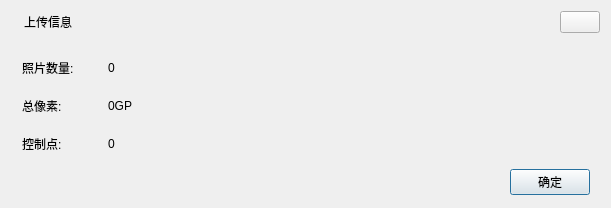
<?xml version="1.0" encoding="UTF-8"?>
<ui version="4.0">
 <class>SummaryBoxUpload</class>
 <widget class="QDialog" name="SummaryBoxUpload">
  <property name="geometry">
   <rect>
    <x>0</x>
    <y>0</y>
    <width>611</width>
    <height>208</height>
   </rect>
  </property>
  <property name="sizePolicy">
   <sizepolicy hsizetype="Ignored" vsizetype="Preferred">
    <horstretch>0</horstretch>
    <verstretch>0</verstretch>
   </sizepolicy>
  </property>
  <property name="font">
   <font>
    <family>Arial</family>
   </font>
  </property>
  <property name="windowTitle">
   <string notr="true"/>
  </property>
  <property name="styleSheet">
   <string notr="true"/>
  </property>
  <layout class="QVBoxLayout" name="verticalLayout_3">
   <property name="spacing">
    <number>0</number>
   </property>
   <property name="sizeConstraint">
    <enum>QLayout::SetDefaultConstraint</enum>
   </property>
   <property name="leftMargin">
    <number>0</number>
   </property>
   <property name="topMargin">
    <number>0</number>
   </property>
   <property name="rightMargin">
    <number>0</number>
   </property>
   <property name="bottomMargin">
    <number>0</number>
   </property>
   <item>
    <widget class="QWidget" name="widgetMain" native="true">
     <layout class="QVBoxLayout" name="verticalLayout">
      <property name="spacing">
       <number>0</number>
      </property>
      <property name="leftMargin">
       <number>1</number>
      </property>
      <property name="topMargin">
       <number>1</number>
      </property>
      <property name="rightMargin">
       <number>1</number>
      </property>
      <property name="bottomMargin">
       <number>1</number>
      </property>
      <item>
       <widget class="QWidget" name="widgetTitle" native="true">
        <property name="sizePolicy">
         <sizepolicy hsizetype="Preferred" vsizetype="Fixed">
          <horstretch>0</horstretch>
          <verstretch>0</verstretch>
         </sizepolicy>
        </property>
        <layout class="QHBoxLayout" name="horizontalLayout_2">
         <property name="spacing">
          <number>6</number>
         </property>
         <property name="leftMargin">
          <number>10</number>
         </property>
         <property name="topMargin">
          <number>10</number>
         </property>
         <property name="rightMargin">
          <number>10</number>
         </property>
         <property name="bottomMargin">
          <number>10</number>
         </property>
         <item>
          <widget class="QLabel" name="label_logo">
           <property name="text">
            <string/>
           </property>
          </widget>
         </item>
         <item>
          <widget class="QLabel" name="lab_title">
           <property name="sizePolicy">
            <sizepolicy hsizetype="Expanding" vsizetype="Preferred">
             <horstretch>0</horstretch>
             <verstretch>0</verstretch>
            </sizepolicy>
           </property>
           <property name="text">
            <string notr="true">上传信息</string>
           </property>
           <property name="alignment">
            <set>Qt::AlignLeading|Qt::AlignLeft|Qt::AlignVCenter</set>
           </property>
          </widget>
         </item>
         <item>
          <widget class="QWidget" name="widget_menu" native="true">
           <property name="sizePolicy">
            <sizepolicy hsizetype="Minimum" vsizetype="Preferred">
             <horstretch>0</horstretch>
             <verstretch>0</verstretch>
            </sizepolicy>
           </property>
           <layout class="QHBoxLayout" name="horizontalLayout">
            <property name="spacing">
             <number>0</number>
            </property>
            <property name="leftMargin">
             <number>0</number>
            </property>
            <property name="topMargin">
             <number>0</number>
            </property>
            <property name="rightMargin">
             <number>0</number>
            </property>
            <property name="bottomMargin">
             <number>0</number>
            </property>
            <item>
             <widget class="QPushButton" name="btnClose">
              <property name="sizePolicy">
               <sizepolicy hsizetype="Fixed" vsizetype="Fixed">
                <horstretch>0</horstretch>
                <verstretch>0</verstretch>
               </sizepolicy>
              </property>
              <property name="cursor">
               <cursorShape>ArrowCursor</cursorShape>
              </property>
              <property name="focusPolicy">
               <enum>Qt::NoFocus</enum>
              </property>
              <property name="toolTip">
               <string>关闭</string>
              </property>
              <property name="text">
               <string/>
              </property>
              <property name="autoDefault">
               <bool>false</bool>
              </property>
              <property name="flat">
               <bool>false</bool>
              </property>
             </widget>
            </item>
           </layout>
          </widget>
         </item>
        </layout>
       </widget>
      </item>
      <item>
       <widget class="QWidget" name="widgetBody" native="true">
        <property name="sizePolicy">
         <sizepolicy hsizetype="Preferred" vsizetype="Expanding">
          <horstretch>0</horstretch>
          <verstretch>0</verstretch>
         </sizepolicy>
        </property>
        <property name="styleSheet">
         <string notr="true"/>
        </property>
        <layout class="QVBoxLayout" name="verticalLayout_2">
         <property name="spacing">
          <number>6</number>
         </property>
         <property name="leftMargin">
          <number>20</number>
         </property>
         <property name="topMargin">
          <number>9</number>
         </property>
         <property name="rightMargin">
          <number>20</number>
         </property>
         <property name="bottomMargin">
          <number>9</number>
         </property>
         <item>
          <layout class="QHBoxLayout" name="horizontalLayout_8">
           <property name="leftMargin">
            <number>1</number>
           </property>
           <property name="topMargin">
            <number>1</number>
           </property>
           <property name="rightMargin">
            <number>1</number>
           </property>
           <property name="bottomMargin">
            <number>1</number>
           </property>
           <item>
            <widget class="QLabel" name="label_9">
             <property name="sizePolicy">
              <sizepolicy hsizetype="Fixed" vsizetype="Preferred">
               <horstretch>0</horstretch>
               <verstretch>0</verstretch>
              </sizepolicy>
             </property>
             <property name="minimumSize">
              <size>
               <width>80</width>
               <height>0</height>
              </size>
             </property>
             <property name="maximumSize">
              <size>
               <width>80</width>
               <height>16777215</height>
              </size>
             </property>
             <property name="text">
              <string>照片数量:</string>
             </property>
            </widget>
           </item>
           <item>
            <widget class="QLabel" name="label_pic_total">
             <property name="sizePolicy">
              <sizepolicy hsizetype="Expanding" vsizetype="Preferred">
               <horstretch>0</horstretch>
               <verstretch>0</verstretch>
              </sizepolicy>
             </property>
             <property name="text">
              <string notr="true">0</string>
             </property>
            </widget>
           </item>
           <item>
            <spacer name="horizontalSpacer_7">
             <property name="orientation">
              <enum>Qt::Horizontal</enum>
             </property>
             <property name="sizeHint" stdset="0">
              <size>
               <width>40</width>
               <height>20</height>
              </size>
             </property>
            </spacer>
           </item>
          </layout>
         </item>
         <item>
          <layout class="QHBoxLayout" name="horizontalLayout_5">
           <property name="leftMargin">
            <number>1</number>
           </property>
           <property name="topMargin">
            <number>1</number>
           </property>
           <property name="rightMargin">
            <number>1</number>
           </property>
           <property name="bottomMargin">
            <number>1</number>
           </property>
           <item>
            <widget class="QLabel" name="label_3">
             <property name="sizePolicy">
              <sizepolicy hsizetype="Fixed" vsizetype="Preferred">
               <horstretch>0</horstretch>
               <verstretch>0</verstretch>
              </sizepolicy>
             </property>
             <property name="minimumSize">
              <size>
               <width>80</width>
               <height>0</height>
              </size>
             </property>
             <property name="maximumSize">
              <size>
               <width>80</width>
               <height>16777215</height>
              </size>
             </property>
             <property name="text">
              <string>总像素:</string>
             </property>
            </widget>
           </item>
           <item>
            <widget class="QLabel" name="label_pix_total">
             <property name="sizePolicy">
              <sizepolicy hsizetype="Expanding" vsizetype="Preferred">
               <horstretch>0</horstretch>
               <verstretch>0</verstretch>
              </sizepolicy>
             </property>
             <property name="text">
              <string notr="true">0GP</string>
             </property>
            </widget>
           </item>
           <item>
            <spacer name="horizontalSpacer_4">
             <property name="orientation">
              <enum>Qt::Horizontal</enum>
             </property>
             <property name="sizeHint" stdset="0">
              <size>
               <width>40</width>
               <height>20</height>
              </size>
             </property>
            </spacer>
           </item>
          </layout>
         </item>
         <item>
          <layout class="QHBoxLayout" name="horizontalLayout_7">
           <property name="leftMargin">
            <number>1</number>
           </property>
           <property name="topMargin">
            <number>1</number>
           </property>
           <property name="rightMargin">
            <number>1</number>
           </property>
           <property name="bottomMargin">
            <number>1</number>
           </property>
           <item>
            <widget class="QLabel" name="label_7">
             <property name="sizePolicy">
              <sizepolicy hsizetype="Fixed" vsizetype="Preferred">
               <horstretch>0</horstretch>
               <verstretch>0</verstretch>
              </sizepolicy>
             </property>
             <property name="minimumSize">
              <size>
               <width>80</width>
               <height>0</height>
              </size>
             </property>
             <property name="maximumSize">
              <size>
               <width>80</width>
               <height>16777215</height>
              </size>
             </property>
             <property name="text">
              <string>控制点:</string>
             </property>
            </widget>
           </item>
           <item>
            <widget class="QLabel" name="label_ctrl_point">
             <property name="sizePolicy">
              <sizepolicy hsizetype="Expanding" vsizetype="Preferred">
               <horstretch>0</horstretch>
               <verstretch>0</verstretch>
              </sizepolicy>
             </property>
             <property name="text">
              <string notr="true">0</string>
             </property>
            </widget>
           </item>
           <item>
            <spacer name="horizontalSpacer_6">
             <property name="orientation">
              <enum>Qt::Horizontal</enum>
             </property>
             <property name="sizeHint" stdset="0">
              <size>
               <width>40</width>
               <height>20</height>
              </size>
             </property>
            </spacer>
           </item>
          </layout>
         </item>
         <item>
          <widget class="QWidget" name="group" native="true">
           <property name="sizePolicy">
            <sizepolicy hsizetype="Preferred" vsizetype="Preferred">
             <horstretch>0</horstretch>
             <verstretch>0</verstretch>
            </sizepolicy>
           </property>
           <layout class="QHBoxLayout" name="horizontalLayout_3">
            <property name="leftMargin">
             <number>0</number>
            </property>
            <property name="topMargin">
             <number>0</number>
            </property>
            <property name="rightMargin">
             <number>0</number>
            </property>
            <property name="bottomMargin">
             <number>0</number>
            </property>
            <item>
             <spacer name="horizontalSpacer">
              <property name="orientation">
               <enum>Qt::Horizontal</enum>
              </property>
              <property name="sizeHint" stdset="0">
               <size>
                <width>40</width>
                <height>20</height>
               </size>
              </property>
             </spacer>
            </item>
            <item>
             <widget class="QPushButton" name="btnOk">
              <property name="cursor">
               <cursorShape>PointingHandCursor</cursorShape>
              </property>
              <property name="focusPolicy">
               <enum>Qt::StrongFocus</enum>
              </property>
              <property name="styleSheet">
               <string notr="true"/>
              </property>
              <property name="text">
               <string>确定</string>
              </property>
              <property name="default">
               <bool>true</bool>
              </property>
              <property name="flat">
               <bool>false</bool>
              </property>
             </widget>
            </item>
           </layout>
          </widget>
         </item>
        </layout>
       </widget>
      </item>
     </layout>
    </widget>
   </item>
  </layout>
 </widget>
 <resources>
  <include location="../QRenderBus.qrc"/>
 </resources>
 <connections>
  <connection>
   <sender>btnClose</sender>
   <signal>clicked()</signal>
   <receiver>SummaryBoxUpload</receiver>
   <slot>reject()</slot>
   <hints>
    <hint type="sourcelabel">
     <x>588</x>
     <y>33</y>
    </hint>
    <hint type="destinationlabel">
     <x>532</x>
     <y>98</y>
    </hint>
   </hints>
  </connection>
  <connection>
   <sender>btnOk</sender>
   <signal>clicked()</signal>
   <receiver>SummaryBoxUpload</receiver>
   <slot>accept()</slot>
   <hints>
    <hint type="sourcelabel">
     <x>541</x>
     <y>278</y>
    </hint>
    <hint type="destinationlabel">
     <x>537</x>
     <y>389</y>
    </hint>
   </hints>
  </connection>
 </connections>
</ui>
